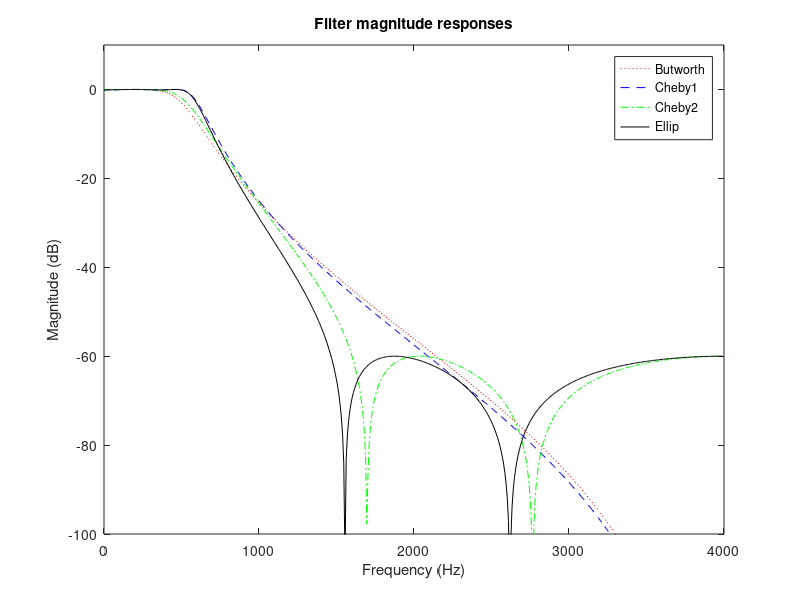
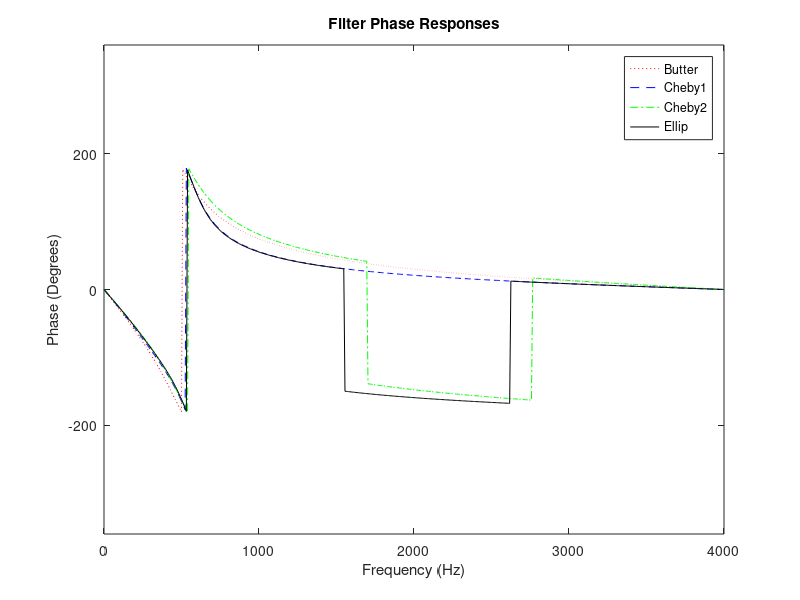
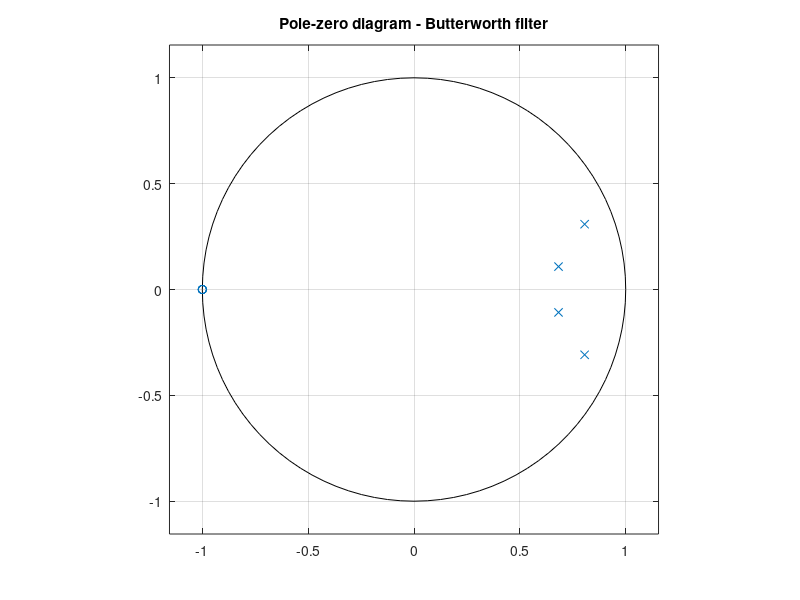
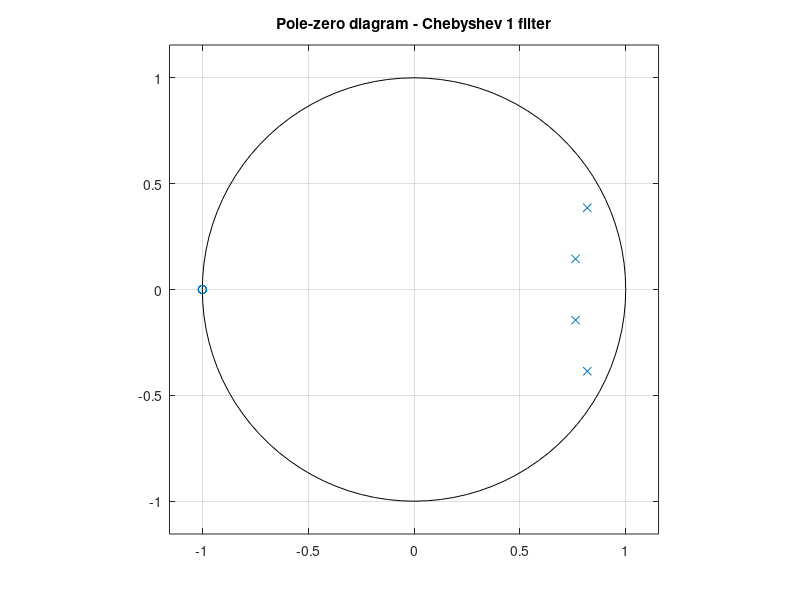

These charts were generated, in order, by the following MATLAB code:
%
%  Program name - prob8261a.m  (modified problem 8.26(1), p553)
%  Comparison of characteristic features of discrete-time Butterworth, 
%  Chebyshev 1,Chebyshev 2 and elliptic lowpass filters. 
%
Fs=8000; 
fp=500/4000; fs=2000/5000;
Ap=0.1; As=60;
%
% Calculate filter coefficients
[N1, wc1]=buttord(fp, fs, Ap, As);	% filter order
[N2, wc2]=cheb1ord(fp, fs, Ap, As);
[N3, wc3]=cheb2ord(fp, fs, Ap, As);
[N4, wc4]=ellipord(fp, fs, Ap, As);
[b1, a1]=butter(4, fp);					% Butterworth filter
[b2, a2]=cheby1(4, Ap, fp);
[b3, a3]=cheby2(4, As, fs);
[b4, a4]=ellip(4, Ap, As, fp);
%
% Calculate frequency responses
%
[H1, f1]=freqz(b1, a1, 512, Fs);
[H2, f2]=freqz(b2, a2, 512, Fs);
[H3, f3]=freqz(b3, a3, 512, Fs);
[H4, f4]=freqz(b4, a4, 512, Fs);
%
% Plot magnitude frequency responses
%
figure (1);
plot(f1, 20*log10(abs(H1)), 'r:')	% Plot Butterworth magnitude response
hold on
figure (1);
plot(f2, 20*log10(abs(H2)), 'b--')	% Plot Cheby1 magnitude response
hold on
figure (1);
plot(f3, 20*log10(abs(H3)), 'g-.')	% Plot Cheby2 magnitude response
hold on
figure (1);
plot(f4, 20*log10(abs(H4)), 'k-')	% Plot elliptic magnitude response
hold on
legend('Butworth', 'Cheby1', 'Cheby2', 'Ellip');
axis([0 4000 -100 10])
ylabel('Magnitude (dB)')
xlabel('Frequency (Hz)')
title('Filter magnitude responses')
hold off;
%
% Plot phase responses
%
figure (2);
plot(f1, angle(H1)*180/pi, 'r:')		% Plot BZT phase response
hold on
figure (2);
plot(f2, angle(H2)*180/pi, 'b--')	% Plot Cheby 1 phase response
hold on
figure (2);
plot(f3, angle(H3)*180/pi, 'g-.')	% Plot Cheby 2 phase response
hold on
figure (2);
plot(f4, angle(H4)*180/pi, 'k-')		% Plot elliptic phase response
hold on
figure(2);
legend('Butter', 'Cheby1','Cheby2', 'Ellip');
axis([0 4000 -360 360])
ylabel('Phase (Degrees)')
xlabel('Frequency (Hz)')
title('Filter Phase Responses')
hold off
% 
% Plot pole-zero diagrams
%
figure (3);
zplane(b1, a1)
title('Pole-zero diagram - Butterworth filter')
figure (4);
zplane(b2, a2)
title('Pole-zero diagram - Chebyshev 1 filter')
figure (5);
zplane(b3, a3)
title('Pole-zero diagram - Chebyshev 2 filter')
figure (6);
zplane(b4, a4)
title('Pole-zero diagram - Elliptic filter')
N1
N2
N3
N4
